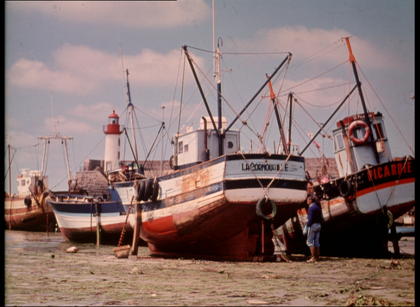
%> input picture Image/BoatsColor.bmp, 420 x 307 px, shrunk from 787 x 576 before the run; its folder holds only this picture in this run
$ octave highBitAMG_pixel.m   (GNU Octave 9; MATLAB toolbox functions it lacks are replaced by stand-ins)
%> lines starting %> are read from the running program, lines starting %| are printed output that depends on the picture
### FunSplit.m
function [split,reimg] = FunSplit(GrayMatrix)

[p,q] = size(GrayMatrix);
% [4 lines of commented-out code are left out]
NcutMatrix = ncut_multiscale(GrayMatrix);
%%pyamg执行模块
save Mat\NcutData.mat NcutMatrix
% disp('Starting the method ruge_stuben_solver of pyamg!');
!python ruge_stuben_solver.py
% disp('Finish the method of the pyamg!');
%%pyamg模块执行完毕，得到Mat数据
load('Mat/RSSMat.mat');
split{1} = double(level1);%%第一层分割
split{2} = double(level2);%%第二层分割
split{3} = double(level3);%%第三层分割
split{4} = double(level4);%%第四层分割
split{5} = double(level5);%%第五层分割

index1 = find(split{1});
index2 = find(split{2});
index3 = find(split{3});
index4 = find(split{4});
index5 = find(split{5});

%%获取分割数据图片大小长度的数据
imgBin = zeros(size(split{1}));
imgBin(index1)=1;
reimg{1} = reshape(imgBin(1:p*q),p,q);%%第一层分割

imgBin = zeros(size(split{1}));
imgBin(index1(index2))=1;
reimg{2} = reshape(imgBin(1:p*q),p,q);%%第二层分割

imgBin = zeros(size(split{1}));
imgBin(index1(index2(index3)))=1;
reimg{3} = reshape(imgBin(1:p*q),p,q);%%第三层分割

imgBin = zeros(size(split{1}));
imgBin(index1(index2(index3(index4))))=1;
reimg{4} = reshape(imgBin(1:p*q),p,q);%%第四层分割

imgBin = zeros(size(split{1}));
imgBin(index1(index2(index3(index4(index5)))))=1;
reimg{5} = reshape(imgBin(1:p*q),p,q);%%第五层分割

% reimg = imreize(split(1:p*q),p,q);

end

### ncut_multiscale.m
function [W,C] = ncut_multiscale(image,options)
% [classes,X] = ncut_multiscale(image,10);
%%%%%%%%%%%%%%%%%%%%%%%%%%%%%%%%%%%%%%%%%%%%%%%%%%%%
%                                                  %
%   Multiscale Normalized Cuts Segmentation Code   %
%                                                  %
%%%%%%%%%%%%%%%%%%%%%%%%%%%%%%%%%%%%%%%%%%%%%%%%%%%%
%
% inputs:
% image: image to segment (size pxq or pxqx3)
% nsegs: number of segments requested
% outputs:
% classes: image regions (size pxq)
% X: eigenvectors (size pxqxnsegs)
% lamda: eigenvalues
% Xr: rotated eigenvectors (computed during discretisation)
% W: multiscale affinity matrix
% C: multiscale constraint matrix
% timing: timing information
%
% source code available at http://www.seas.upenn.edu/~timothee
% Authors: Timothee Cour, Florence Benezit, Jianbo Shi
% Related publication:
% Timothee Cour, Florence Benezit, Jianbo Shi. Spectral Segmentation with
% Multiscale Graph Decomposition. IEEE International Conference on Computer
% Vision and Pattern Recognition (CVPR), 2005.

% Please cite the paper and source code if you are using it in your work.
image=im2double(image);
[p,q,r] = size(image);
if nargin<2
    options=[];
end
% compute multiscale affinity matrix W and multiscale constraint matrix C
t= cputime;
[layers,C]=compute_layers_C_multiscale(p,q);
dataW = computeParametersW(image);
W=computeMultiscaleW(image,layers,dataW,options);
% disp(['time compute W,C: ',num2str(cputime-t)]);
% compute constrained normalized cuts eigenvectors
% disp('starting multiscale ncut...');
t = cputime;
timing.total=cputime-t;


function [layers,C]=compute_layers_C_multiscale(p,q)
% compute multiscale image affinity matrix W and multiscale constraint
% matrix C from input image
% Timothee Cour, 04-Aug-2008 20:46:38 -- DO NOT DISTRIBUTE
layers = computeParametersLayers(p,q);
[C,C12]=computeMultiscaleConstraints(layers);
% compute each layers(i).location as subsamples of the finest layer
layers=computeLocationFromConstraints(C12,layers);


function dataW = computeParametersW(image)
% sets parameters for computing multiscale image affinity matrix W
% dataW.edgeVariance: edge variance for intervening contour cue
% dataW.sigmaI: intensity variance for intensity cue
% Florence Benezit, Jianbo Shi
[~,~,r]=size(image);
dataW.edgeVariance=0.08; %0.1 %0.08
% dataW.edgeVariance=0.1; %0.1 %0.08
dataW.sigmaI=0.12;%0.12
if r>1
    dataW.sigmaI = 1.4*dataW.sigmaI;
end


function W = computeMultiscaleW(image,layers,dataW,options)
% compute multiscale image affinity matrix W from input image, layer
% parameters layers, and affinity matrix parameters dataW
% Timothee Cour, 04-Aug-2008 20:46:38 -- DO NOT DISTRIBUTE
ns=length(layers);
%compute each scale of multiscale W
for i=1:ns
    optionsi=options;
    if isfield(options,'edges')
        optionsi.edges=options.edges(i);
    end
    Ws{i}=computeScale(image,layers(i),dataW,optionsi);
end
[p,q,r]=size(image);
%hack: for stability, prevents isolated nodes
maxi=max(max(Ws{1}));
addpath('mex_neighborW');
Ws{1}=Ws{1}+0.01*maxi*mex_neighborW(p,q,4);
%aggregate each scale of W
W=Ws{1};
Ws{1}=[];
for i=2:ns
    [ni,nj]=size(W);
    [ni2,nj2]=size(Ws{i});
    W=[W,sparse(ni,nj2);sparse(ni2,nj),Ws{i}];
    Ws{i}=[];
end


function layers=computeLocationFromConstraints(C12,layers)
% compute each layers(i).location as samples from the finest layer
% each layer is a subsample of the finest layer
% Timothee Cour, 04-Aug-2008 20:46:38 -- DO NOT DISTRIBUTE

p=layers(1).p;
q=layers(1).q;
layers(1).location=1:layers(1).p*layers(1).q;
[X,Y]=ndgrid(1:layers(1).p,1:layers(1).q);

if length(layers)>1
    Ctemp=C12{1};
end
for i=2:length(layers)
    if i>2
        Ctemp=C12{i-1}*Ctemp;
    end
    xi=roundLimit(Ctemp*X(:),p);
    yi=roundLimit(Ctemp*Y(:),q);
    layers(i).location=sub2ind2([p,q],xi,yi);
end


% [19 lines left out: functions sub2ind2, roundLimit, not called in this run]


%%
function [C,C12]=computeMultiscaleConstraints(layers)
% layers: parameters for each layer
% C: multiscale constraint matrix C
% C12: each C12{i} is the interpolation matrix between 2 consecutive layers
% Timothee Cour, 04-Aug-2008 20:46:38 -- DO NOT DISTRIBUTE
C=[];
C12={};
nTot=0;
for i=1:length(layers)
    nTot=nTot+length(layers(i).indexes);
end
for i=1:length(layers)-1
    layer1=layers(i);
    layer2=layers(i+1);
    [Ci,C12i]=computeMultiscaleConstraint_1scale(layer1.p,layer1.q,layer2.p,layer2.q,layer1.indexes,layer2.indexes,nTot);
    C=[C;Ci];
    C12{i}=C12i;
end


% [29 lines left out: functions computeMultiscaleConstraint_1scale, computeConstraintFromClasses, not called in this run]


%%
function layers=computeParametersLayers(p,q)
% sets parameters for each layer in the multiscale grid
% p,q: input image size
% output: each layers(i) is a struct with fields:
% p,q: size of layer
% indexes: indexes of current layer into a global index reference for all
% layers
% weight: weight of layer in multiscale image affinity W
% scales: scale for edge detection used in intervening contour cue
% radius: connection radius of layer (in finest grid)
% mode2: method to compute affinity matrix for current layer
%
% other intermediate variables:
% ns=#layers
% dist=spacing bw grid points in 2 consecutive layers (corresponds to
% subsample factor)
% Florence Benezit, Timothee Cour, Jianbo Shi
max_image_size = max(p,q);
if (max_image_size>120) && (max_image_size<=500),

   ns=1;
         dist=3;
         weight=[3000];
         scales=[1];
         radius=[6];
         layers=computeLayers_aux(p,q,ns,dist,weight,scales,radius);
elseif (max_image_size >500),
    % use 4 levels,
    ns=4;
    dist=3;
    weight=[3000,4000,10000,20000];
    scales=[1,2,3,3];
    radius=[2,3,4,6];
    layers=computeLayers_aux(p,q,ns,dist,weight,scales,radius);
elseif (max_image_size <=120)

        ns=1;
         dist=3;
         weight=[3000];
         scales=[1];
         radius=[6];
         layers=computeLayers_aux(p,q,ns,dist,weight,scales,radius);

end

function layers=computeLayers_aux(p,q,ns,dist,weight,scales,radius)
pi=p;
qi=q;
nTot=0;
for i=1:ns
    layers(i).p=pi;
    layers(i).q=qi;
    layers(i).indexes=nTot+(1:pi*qi)';
    nTot=nTot+pi*qi;
    %     layers(i).dist=dist;
    layers(i).weight=weight(i);
    layers(i).scales=scales(i);
    layers(i).radius=radius(i);
    pi=ceil(pi/dist);
    qi=ceil(qi/dist);

    layers(i).mode2='mixed';
end


%%
% [139 lines left out: functions computeScale, computeW_multiscale_hist, computeScaleChannel, computeW_multiscale_F, computeW_multiscale_IC, computeW_multiscale_mixed, not called in this run]


%%
% [9 lines left out: function computeEdges_multiscale, not called in this run]


function [emag,ephase]=computeEdges_multiscale_aux(image,scale)
[ephase,emag]=computeEdgeFast(image,scale);


% [54 lines left out: functions computeEdgeFast, compute_gradients, computeSmoothedI, not called in this run]

### highBitAMG_pixel.m
clear,clc
close all

% [13 lines of commented-out code are left out]


file_path =  '.\Image\';% 图像文件夹路径
imgbmp = dir(fullfile(fullfile(file_path),'*.bmp'));
filename = {imgbmp.name}';
result = [];
for k = 1:length(filename)
    file = strcat(file_path,'\',filename{k});
    P = imread(file);
%> P is the input picture: size 307x420x3 uint8; mean R, G, B 137.3, 114.8, 111.7
    R = rgb2gray(P);
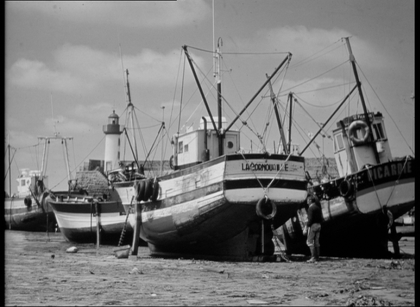
%> R: size 307x420 uint8; min 0, max 236, mean 121.2
%> the run ends on the next line
    bits={'10000000','11000000','11100000','11110000','11111000','11111100','11111110','11111111'};

    edges=[];
    for i=1:length(bits)
        I = bitand(R,bin2dec(bits{i}));
        [split,~] = FunSplit(I);

$ run again, on Image/monarch.bmp
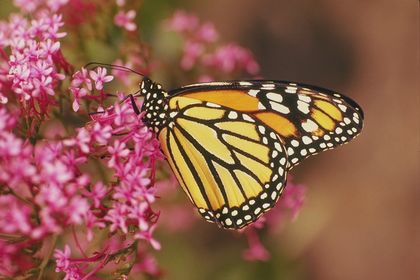
%> input picture Image/monarch.bmp, 420 x 280 px, shrunk from 768 x 512 before the run
%> P is the input picture: size 280x420x3 uint8; mean R, G, B 143.5, 93, 75
%> `R = rgb2gray(P);`:
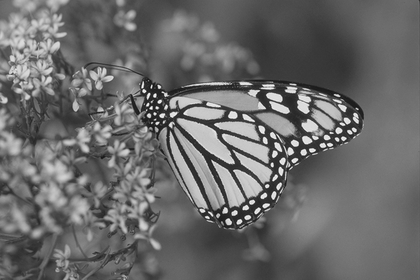
%> R: size 280x420 uint8; min 17, max 254, mean 106

$ run again, on Image/pepper.bmp
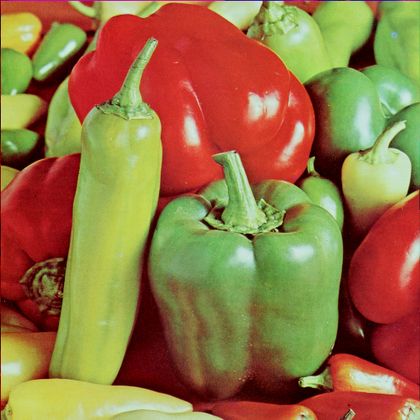
%> input picture Image/pepper.bmp, 420 x 420 px, shrunk from 512 x 512 before the run
%> P is the input picture: size 420x420x3 uint8; mean R, G, B 149.8, 115.6, 66.5
%> `R = rgb2gray(P);`:
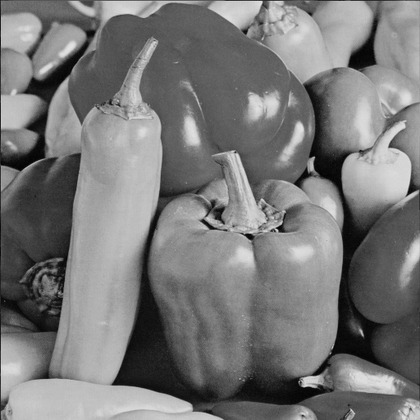
%> R: size 420x420 uint8; min 1, max 228, mean 120.2

$ run again, on Image/sailboat.bmp
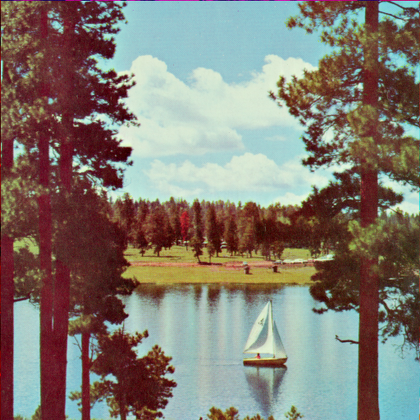
%> input picture Image/sailboat.bmp, 420 x 420 px, shrunk from 512 x 512 before the run
%> P is the input picture: size 420x420x3 uint8; mean R, G, B 131, 124.3, 114.9
%> `R = rgb2gray(P);`:
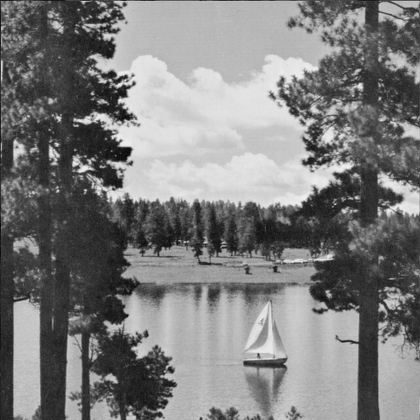
%> R: size 420x420 uint8; min 10, max 243, mean 125.2

$ run again, on Image/baboon.bmp
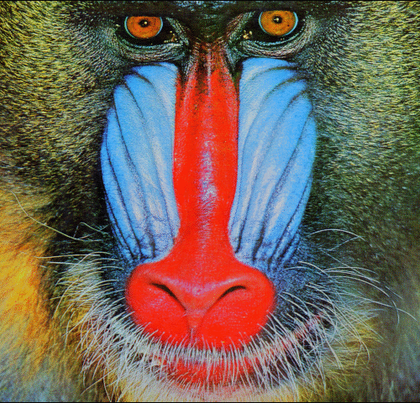
%> input picture Image/baboon.bmp, 420 x 403 px, shrunk from 500 x 480 before the run
%> P is the input picture: size 403x420x3 uint8; mean R, G, B 113.1, 100.4, 88.7
%> `R = rgb2gray(P);`:
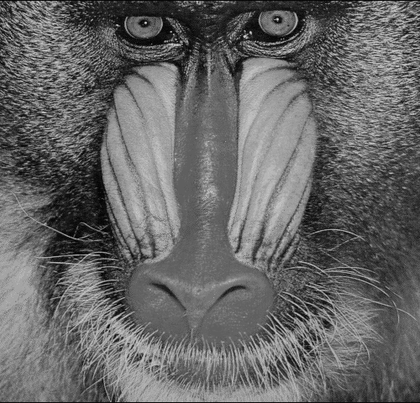
%> R: size 403x420 uint8; min 0, max 226, mean 102.8
